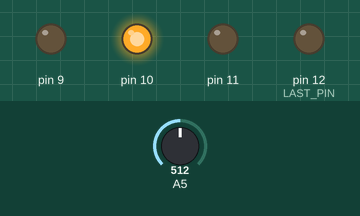
Recording of a sketch running on a simulated Arduino Uno, built with avr-gcc and run on an emulated ATmega328P. On the bench: output pins drawn as LEDs (lit = HIGH). The inputs (shaded band) are chosen by the test bench; at power-on: A5 = 512. Pins used as bus, display or sensor lines are not drawn.

Above: at 1.2 s.
1.3 s: A5 set to 502
At 2.3 s:
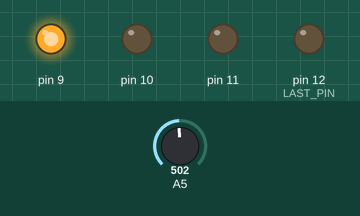
2.8 s: A5 set to 262
4.3 s: A5 set to 239
At 5.0 s:
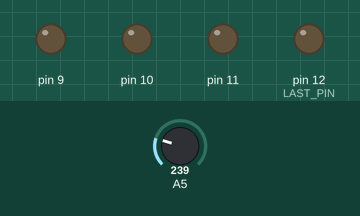
5.8 s: A5 set to 900
At 6.4 s:
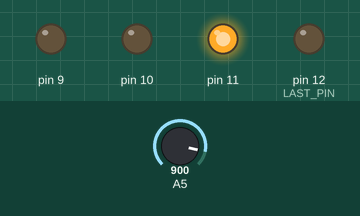
7.3 s: A5 set to 1011
8.8 s: A5 set to 1023
At 10.2 s:
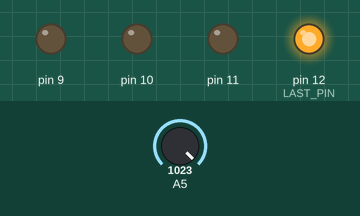
Timing chart, 0 to 11.3 s (numbered marks = the images above; inputs shaded):
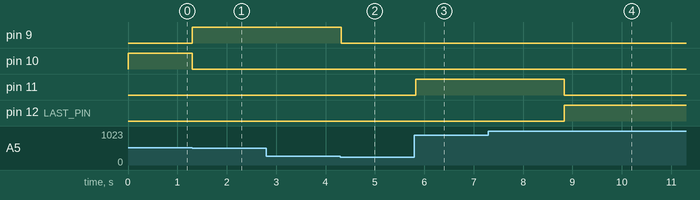

Measured:
- the behaviour switches between 512 and 511 on A5 (found by bisection; images 0 and 1)
- the behaviour switches between 256 and 255 on A5 (found by bisection; images 1 and 2)
- the behaviour switches between 1022 and 1023 on A5 (found by bisection; images 3 and 4)
- after the input at 1.3 s, pin 9: LOW → HIGH at once; pin 10: HIGH → LOW at once
- after the input at 2.8 s, every drawn part: stays the same
- after the input at 4.3 s, pin 9: HIGH → LOW at once
- after the input at 5.8 s, pin 11: LOW → HIGH at once
- after the input at 7.3 s, every drawn part: stays the same
- after the input at 8.8 s, pin 11: HIGH → LOW at once; pin 12 (LAST_PIN): LOW → HIGH at once

The sketch:

WejsciaAnalogowe5.ino
```cpp
#define FIRST_PIN 8
#define LAST_PIN 12
#define MIN_VOL 0
#define MAX_VOL 1023
#define REFRESH_RATE 50

void setup() {
  for (int i = FIRST_PIN; i <= LAST_PIN; i++) pinMode(i, OUTPUT);
}

void loop() {
  int which = map(analogRead(A5), MIN_VOL, MAX_VOL, FIRST_PIN, LAST_PIN);
  for (int i = FIRST_PIN; i <= LAST_PIN; i++) digitalWrite(i, i == which ? HIGH : LOW);
  delay(REFRESH_RATE);
}
```
